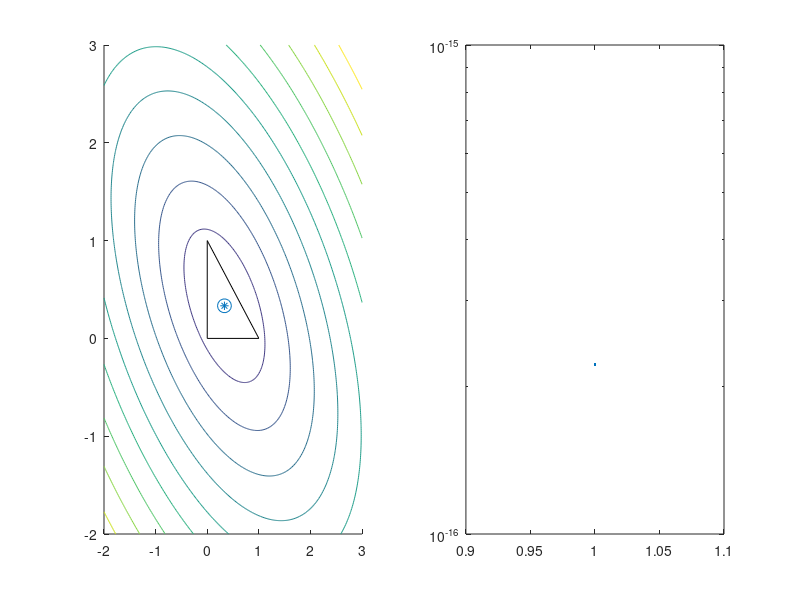

Write MATLAB code to recreate this figure.
function newton111rhr(u0, u1, u2, s, h)
    if nargin < 1
        u0 = 0;
    end
    if nargin < 2
        u1 = 0;
    end
    if nargin < 3
        u2 = 0;
    end
    if nargin < 4
        s = 1;
    end
    if nargin < 5
        h = 1;
    end

    du = [u1; u2] - u0;
    sh = s*h;

    l = @(x, y) sqrt((1 - x - y).^2 + x.^2 + y.^2);
    FHessInv = @(x, y) (l(x, y)/sh)*[1 + x.*(3*x - 2), x.*(3.*y - 1) - ...
                        y; x.*(3.*y - 1) - y, 1 + y.*(3*y - 2)];
    FGrad = @(x, y) du + (sh/l(x, y))*[2.*x + y - 1; x + 2.*y - 1];
    
    X(1, :) = [1/3; 1/3];

    for k = 2:50
        x = X(k - 1, 1);
        y = X(k - 1, 2);

        p = FHessInv(x, y)*FGrad(x, y);
        if all(p == 0)
            E(k - 1) = eps();
            break;
        end
        alpha = get_step_size([x; y], p, du, sh);
        X(k, :) = [x; y] + alpha*p;
        
        E(k - 1) = norm(p, 'inf')/norm(X(k, :), 'inf');
        fprintf('%0.16g\n', E(k - 1));
        if E(k - 1) < 1e-15
            break;
        end
    end
    if E(length(E)) == 0
        E(length(E)) = eps; % for better plotting
    end
    fprintf('Required k = %d steps.\n', k - 1);
    
    lam1 = X(k - 1, 1);
    lam2 = X(k - 1, 2);
    uhat = (1 - lam1 - lam2)*u0 + lam1*u1 + lam2*u2 + s*h*l(lam1, lam2);
    fprintf('uhat := %0.16g\n', uhat);

    lin = linspace(-2, 3, 251);
    [x_ y_] = meshgrid(lin, lin);
    F = (1 - x_ - y_)*u0 + x_*u1 + y_*u2 + s*h*l(x_, y_);

    figure;
    subplot(1, 2, 1);
    hold on;
    contour(x_, y_, F, 10);
    plot([0 1 0 0], [0 0 1 0], 'k');
    plot(X(:, 1), X(:, 2), '-*');
    scatter(X(size(X, 1), 1), X(size(X, 1), 2), 100);
    subplot(1, 2, 2);
    semilogy(1:length(E), E);
end

function e = get_e()
    e = [-2; -2];
end

function alpha = get_step_size(lambda, p, du, sh)
    e = get_e();
    delta = (2*du'*p/sh)^2;
    tmp1 = 2*Mdot(p, p) - delta;
    tmp2 = Mdot(lambda, p) + e'*p;
    a = Mdot(p, p)*tmp1/2;
    b = tmp1*tmp2;
    c = tmp2*tmp2 - delta*Q(lambda);
    disc = b*b - 4*a*c;
    assert(disc >= 0);
    lhs = -b/(2*a);
    rhs = sqrt(disc)/(2*a);
    if lhs + rhs <= 0
        alpha = lhs + rhs;
    else
        alpha = lhs - rhs;
    end
end

function value = Mdot(u, v)
    M = [4 2; 2 4];
    value = u'*M*v;
end

function value = Q(lambda)
    x = lambda(1);
    y = lambda(2);
    value = (1 - x - y).^2 + x.^2 + y.^2;
end
